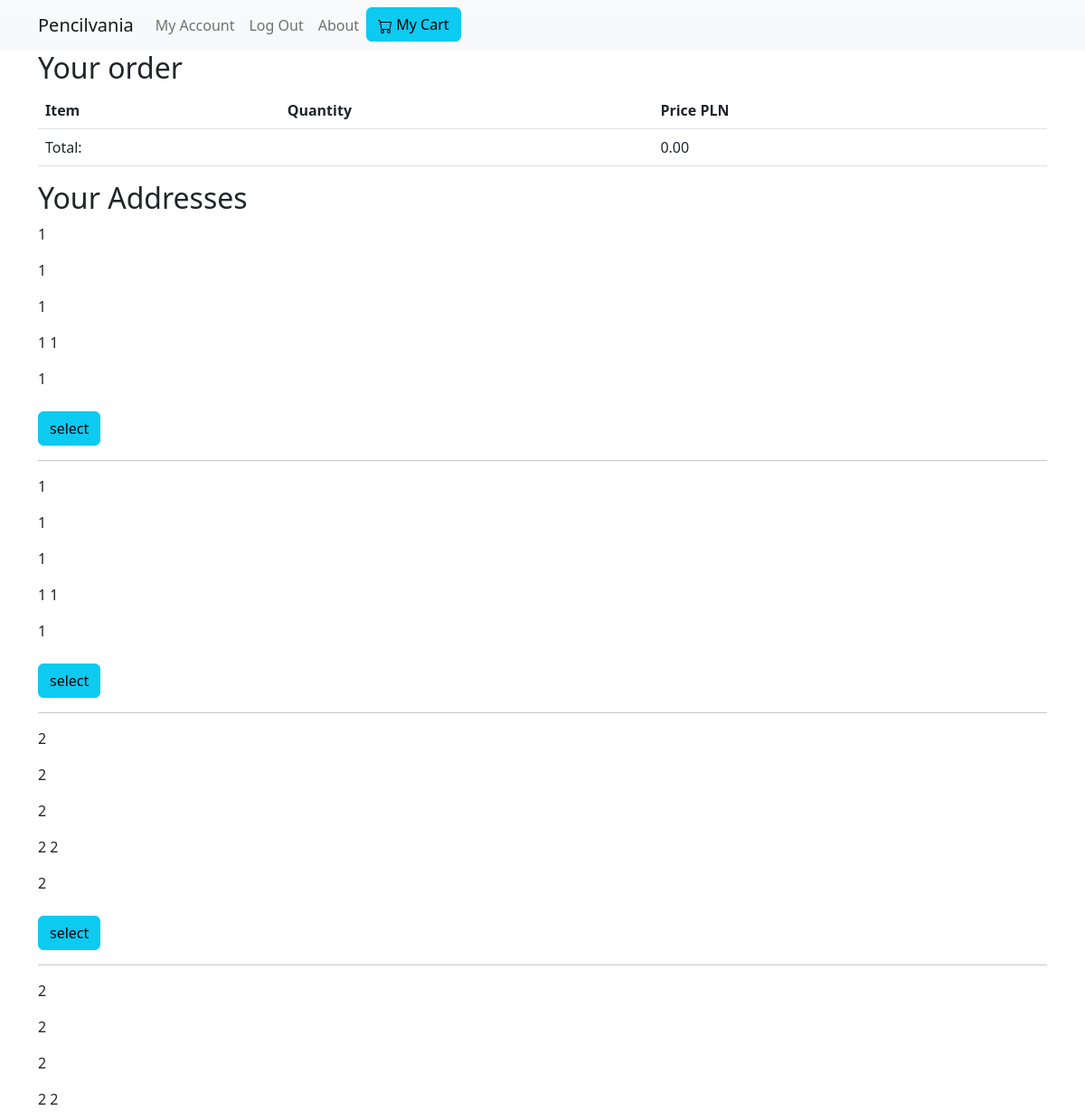
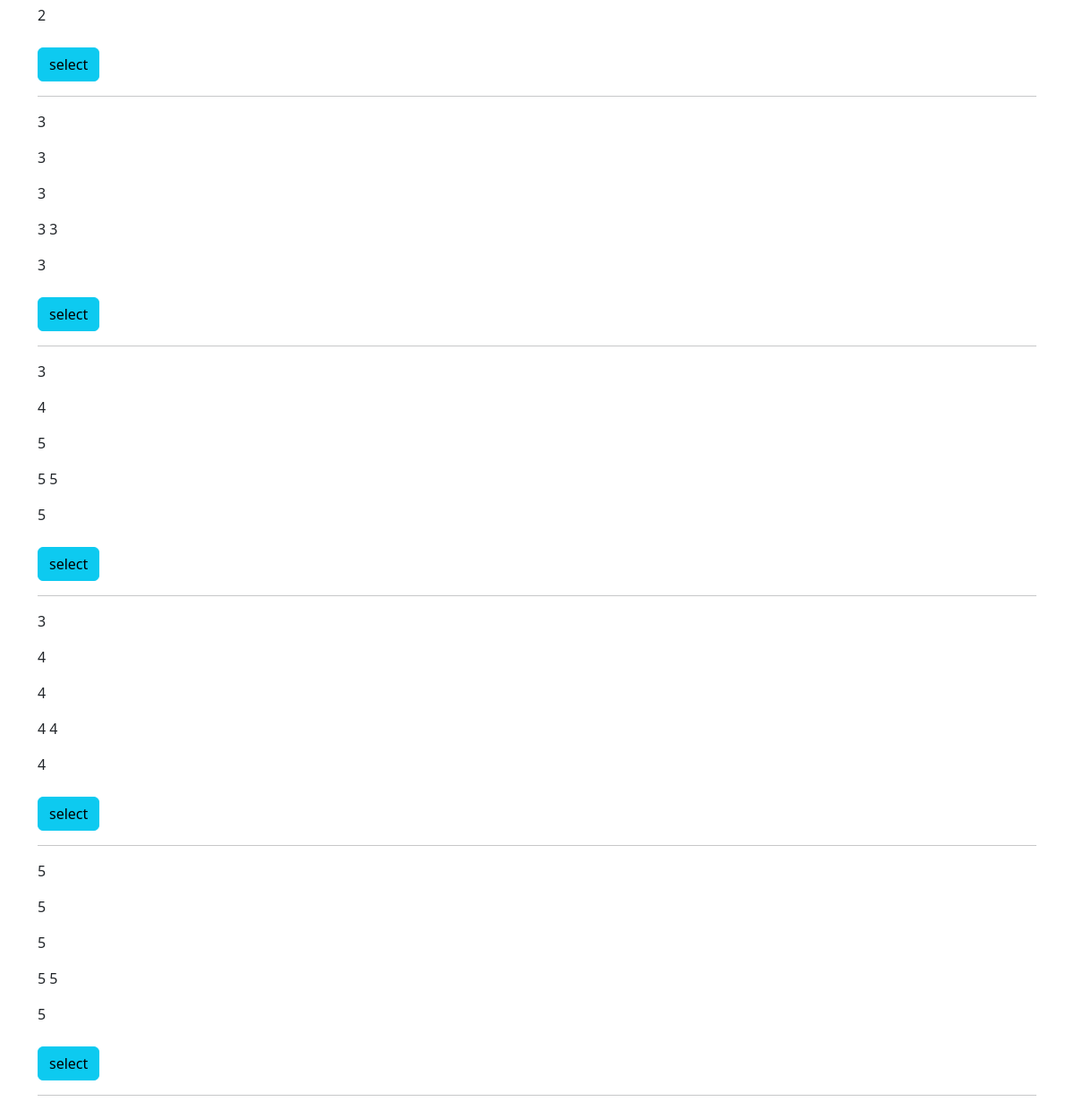
The page /checkout (signed in) on the database its author committed (2 pictures, top to bottom).
### shop/models.py (models this page shows)
class Address(db.Model):
    id = db.Column(db.Integer, primary_key=True)
    user_id = db.Column(db.Integer, db.ForeignKey("user.id"), nullable=False)
    line_1 = db.Column(db.String(100))
    line_2 = db.Column(db.String(100))
    country = db.Column(db.String(100), nullable=False)
    city = db.Column(db.String(100), nullable=False)
    street = db.Column(db.String(100), nullable=False)
    postcode = db.Column(db.String(100), nullable=False)
    orders = db.relationship('Order', backref='address', lazy=True)

### shop/routes.py (the view)
@app.route("/checkout")
def checkout():
    form = AddressForm()
    addresses = []
    if current_user.is_authenticated:
        addresses = Address.query.filter_by(user_id=current_user.id).all()
    cart = session.get("cart")
    total = 0
    if cart is not None:
        cart = get_cart_dict(cart)
        for product in cart:
            line_total = cart[product]["quantity"] * cart[product]["price"]
            cart[product]["line_total"] = line_total
            total += line_total
    else:
        cart = {}
    return render_template("checkout.html", cart=cart, total=total,
                           addresses=addresses,
                           form=form, int=int)

### shop/routes.py (called while the page is built)
@login_manager.user_loader
def load_user(user_id):
    user = User.query.get(user_id)
    return user

### shop/templates/checkout.html (shortened to what this page needs)
{% extends "index.html" %}
{% block content %}
<div class="container">
    <h2>Your order</h2>
    <table class="table">
        <thead>
            <tr>
              <th scope="col">Item</th>
              <th scope="col">Quantity</th>
              <th scope="col">Price PLN</th>
            </tr>
        </thead>
        <tbody>
        <tr>
            <td>Total:</td>
            <td></td>
            <td>{{ "{:.2f}".format(total) }}</td>
        </tr>
        </tbody>
    </table>
</div>
<div class="container">
    {% if addresses %}<h2>Your Addresses</h2>{% endif %}
    {% for address in addresses %}
        {% if request.args.get('address_id', type=int) == address.id %}
            <div style="border-style: dotted; border-color: coral">
        {% else %}
            <div>
    {% endif %}
            <p>{{ address.line_1 or "" }}</p>
            <p>{{ address.line_2 or "" }}</p>
            <p>{{ address.street }}</p>
            <p>{{ address.postcode }} {{ address.city }}</p>
            <p>{{ address.country }}</p>
        </div>
        <a href="{{ url_for('select_address', address_id=address.id) }}" class="btn btn-info mt-2">select</a>
        <hr>
    {% endfor %}
</div>
{% endblock %}

### rows shown on the page
Address: line_1 "1", line_2 "1", street "1", postcode "1", city "1", country "1"
Address: line_1 "1", line_2 "1", street "1", postcode "1", city "1", country "1"
Address: line_1 "2", line_2 "2", street "2", postcode "2", city "2", country "2"
Address: line_1 "2", line_2 "2", street "2", postcode "2", city "2", country "2"
Address: line_1 "3", line_2 "3", street "3", postcode "3", city "3", country "3"
Address: line_1 "3", line_2 "4", street "5", postcode "5", city "5", country "5"
Address: line_1 "3", line_2 "4", street "4", postcode "4", city "4", country "4"
Address: line_1 "5", line_2 "5", street "5", postcode "5", city "5", country "5"

### other values the page prints
{{ "{:.2f}".format(total) }} "0.00"
